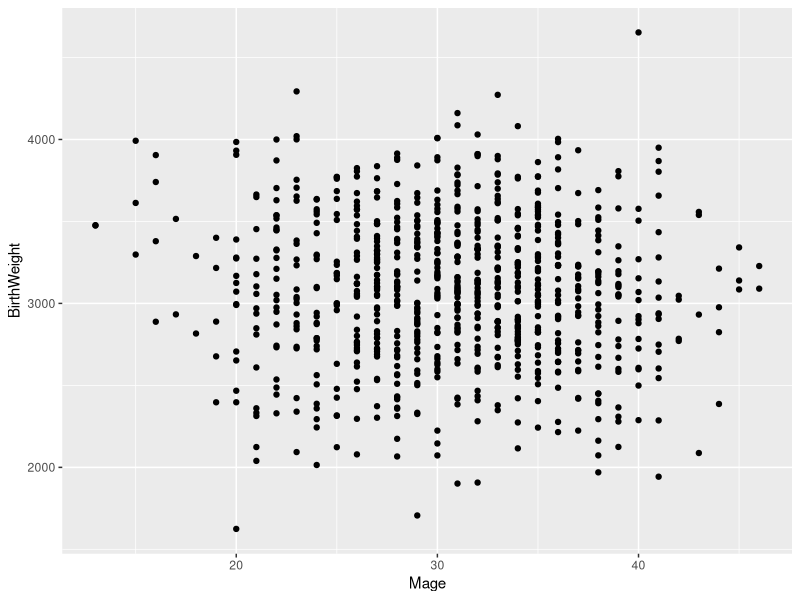
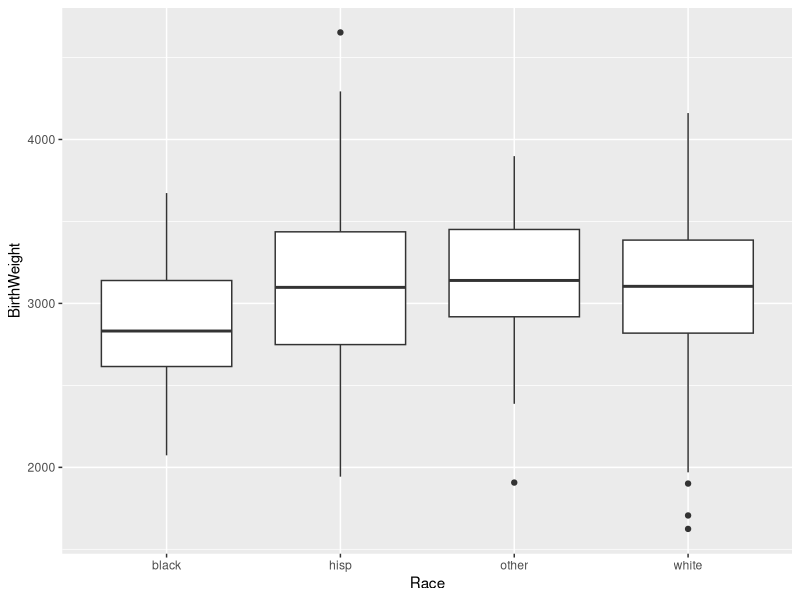
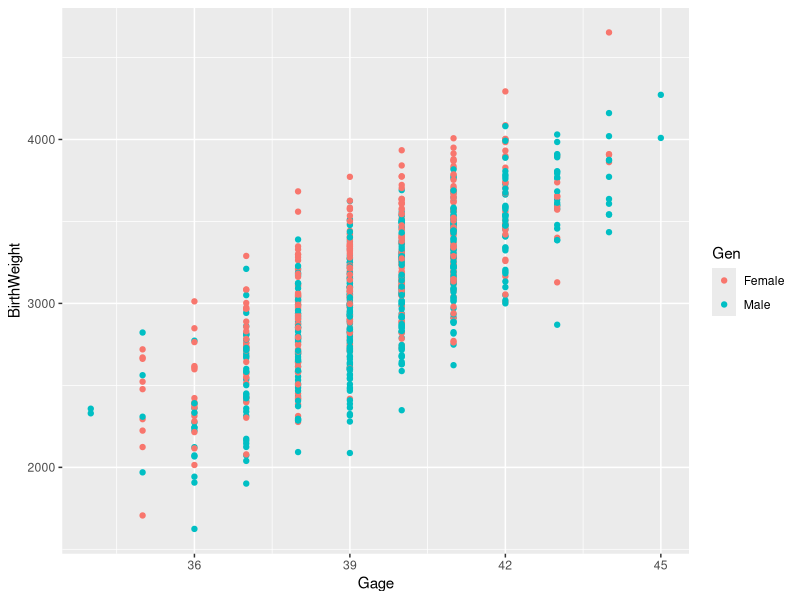
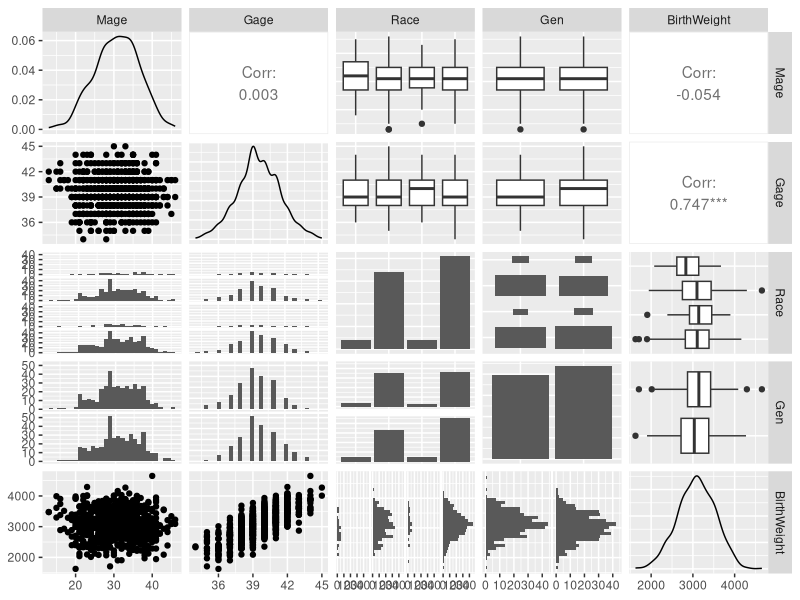
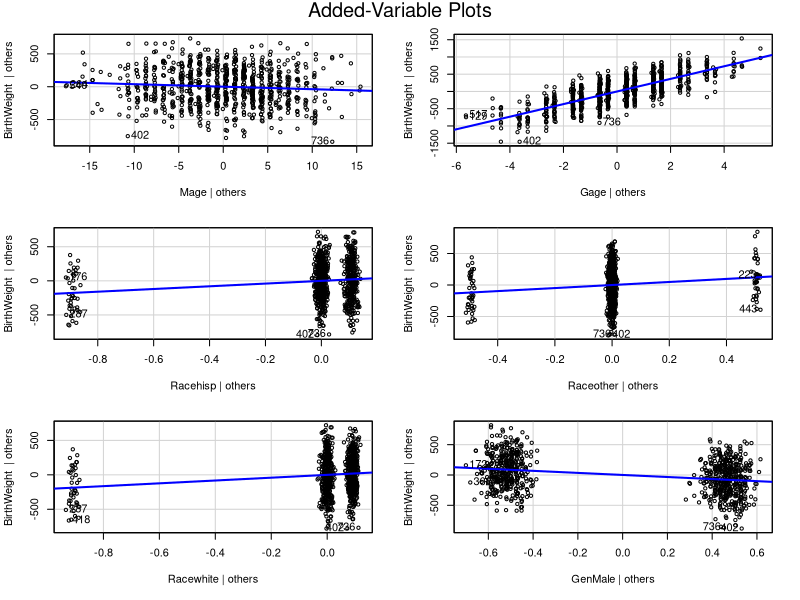
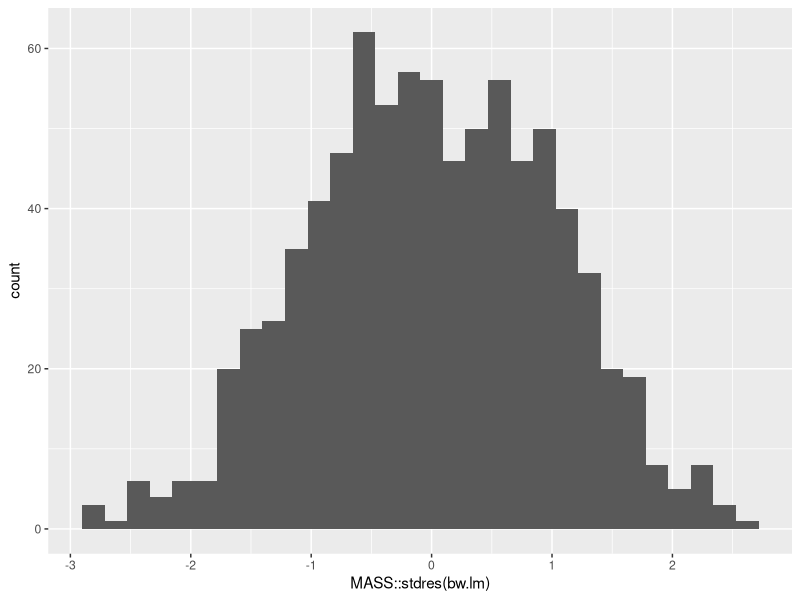
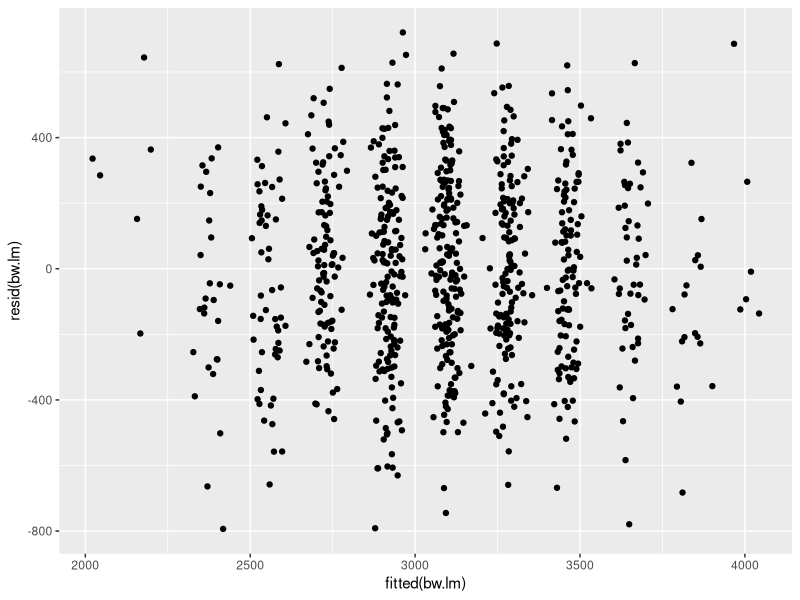
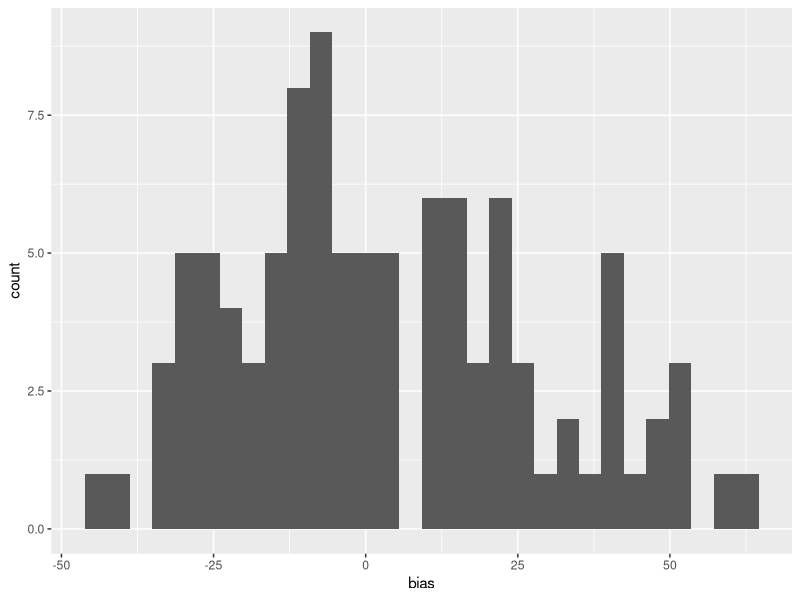

These charts were generated, in order, by the following R code:
## ---- chunk 1
knitr::opts_chunk$set(echo = TRUE)
library(tidyverse)
## ---- chunk 2
bw <- read.csv('BirthWeights.txt', sep = " ")
summary(bw)
head(bw)
dplyr::glimpse(bw)
## ---- chunk 3
#1. 
ggplot(bw, aes(x = Mage, y = BirthWeight)) +
  geom_point()

#2. 
ggplot(bw, aes(x = Race, y = BirthWeight)) +
  geom_boxplot()

#3. 
ggplot(bw, aes(x = Gage, y = BirthWeight, colour = Gen)) +
  geom_point() # color by Gen +

#4.
cor(bw["BirthWeight"], bw["Mage"])

#5. 
library(GGally)
response <- bw$BirthWeight
bw <- bw[-1]
bw$BirthWeight <- response
ggpairs(bw)
## ---- chunk 4
#1. 
X <- model.matrix(BirthWeight~., data = bw)
P <- 6
n <- dim(bw)[1]

beta_hat <- solve(t(X)%*%X) %*% t(X) %*% bw$BirthWeight

resid_variance <- t(bw$BirthWeight - X %*% beta_hat) %*% (bw$BirthWeight - X %*% beta_hat) / (n-P-1)
bw.lm <- lm(BirthWeight ~ ., data=bw)

print(lm(BirthWeight ~ ., data=bw))
print(beta_hat)
print(resid_variance)

sigma(bw.lm)^2
## ---- chunk 5
fitted_values <- X%*%beta_hat
# fitted(bw.lm) # don't want to print out all the rows

head(round(fitted_values, 5) == round(fitted(bw.lm), 5))
tail(round(fitted_values, 5) == round(fitted(bw.lm), 5))
## ---- chunk 6
residuals = bw$BirthWeight - (X %*% beta_hat)
# resid(bw.lm)

head(round(residuals, 5) == round(resid(bw.lm), 5))
tail(round(residuals, 5) == round(resid(bw.lm), 5))
## ---- chunk 7
summary(bw.lm)$r.squared
## ---- chunk 8
car::avPlots(bw.lm)
## ---- chunk 9

standardized.residuals = MASS::stdres(bw.lm)

ggplot() + 
  geom_histogram(mapping = aes(x = MASS::stdres(bw.lm) ))

# KS Test
ks.test(standardized.residuals, "pnorm")
## ---- chunk 10
ggplot() + 
  geom_point(mapping = aes(x = fitted(bw.lm), y = resid(bw.lm) ))

lmtest::bptest(bw.lm)
## ---- chunk 11
new.x = data.frame(Mage=26, Gage=37, Race="hisp", Gen="Female")
predict.lm(bw.lm, newdata=new.x, interval="prediction", level=0.97)

# without using predict.lm()
# Set up x matrix
x.new = matrix(c(1, 26, 37, 1, 0, 0, 0), ncol=1)
t(x.new) %*% coef(bw.lm)
## ---- chunk 12
newer.x = data.frame(Mage=26, Gage=37, Race="hisp", Gen="Female")
predict.lm(bw.lm, newdata=newer.x, interval="prediction", level=0.99)
## ---- chunk 13
n.cv <- 100 #Number of CV studies to run
n.test <- round(dim(bw)[1]*.8) #Number of observations in a test set 
rpmse <- rep(x=NA, times=n.cv)
bias <- rep(x=NA, times=n.cv)
wid <- rep(x=NA, times=n.cv)
cvg <- rep(x=NA, times=n.cv)
for(cv in 1:n.cv) {
  ## Select test observations
  test.obs <- sample(x = 1:n, size = n.test)
  
  ## Split into test and training sets
  test.set <- bw[test.obs,]
  train.set <- bw[-test.obs,]
  
  ## Fit a lm() using the training data
  train.lm <- lm(formula = BirthWeight~., data = train.set)
  
  ## Generate predictions for the test set
  my.preds <- predict.lm(train.lm, newdata = test.set, interval = "prediction")
  
  ## Calculate bias
  bias[cv] <- mean(my.preds[,'fit'] - test.set[['BirthWeight']])
  
  ## Calculate RPMSE
  rpmse[cv] <- (test.set[['BirthWeight']] - my.preds[,'fit'])^2 %>% mean() %>% sqrt()
  
  ## Calculate Coverage
  cvg[cv] <- ((test.set[['BirthWeight']] > my.preds[,'lwr']) & (test.set[['BirthWeight']] < my.preds[,'upr'])) %>% mean()
  
  ## Calculate Width
  wid[cv] <- (my.preds[,'upr'] - my.preds[,'lwr']) %>% mean()
  
}
## ---- chunk 14
ggplot() +
  geom_histogram(mapping = aes(x =  bias))

ggplot() +
  geom_histogram(mapping = aes(x =  rpmse))

ggplot() +
  geom_histogram(mapping = aes(x =  cvg))

ggplot() + 
  geom_histogram(mapping = aes(x =  wid))
## ---- chunk 15
#summary(lm(BirthWeight ~ ., data = bw))
pval <- summary(lm(BirthWeight ~ ., data = bw))$coefficients[2,4] # P value
sprintf("p-value: %f", pval)
tstat <- summary(lm(BirthWeight ~ ., data = bw))$coefficients[2,3] # T statistic
sprintf("t-value: %f", tstat)

## ---- chunk 16
confint(lm(BirthWeight ~ ., data = bw), level = .9)
confint(lm(BirthWeight ~ ., data = bw), level = .9)[ "Mage", ]
## ---- chunk 17
full.lm <- bw.lm
reduced.lm <- lm(BirthWeight ~ Mage + Gage + Gen, data = bw)
anova(full.lm,reduced.lm)
## ---- chunk 18
# Difference in birth weight
baby1 <- matrix(c(1, 24, 40, 0, 0, 1, 1), nrow=1)
baby2 <- matrix(c(1, 34, 33, 0, 0, 1, 1), nrow=1)
diff_bw <- baby2-baby1
ht <- multcomp::glht(bw.lm, linfct=diff_bw, alternative="two.sided")
summary(ht)
confint(ht, level=0.94)
